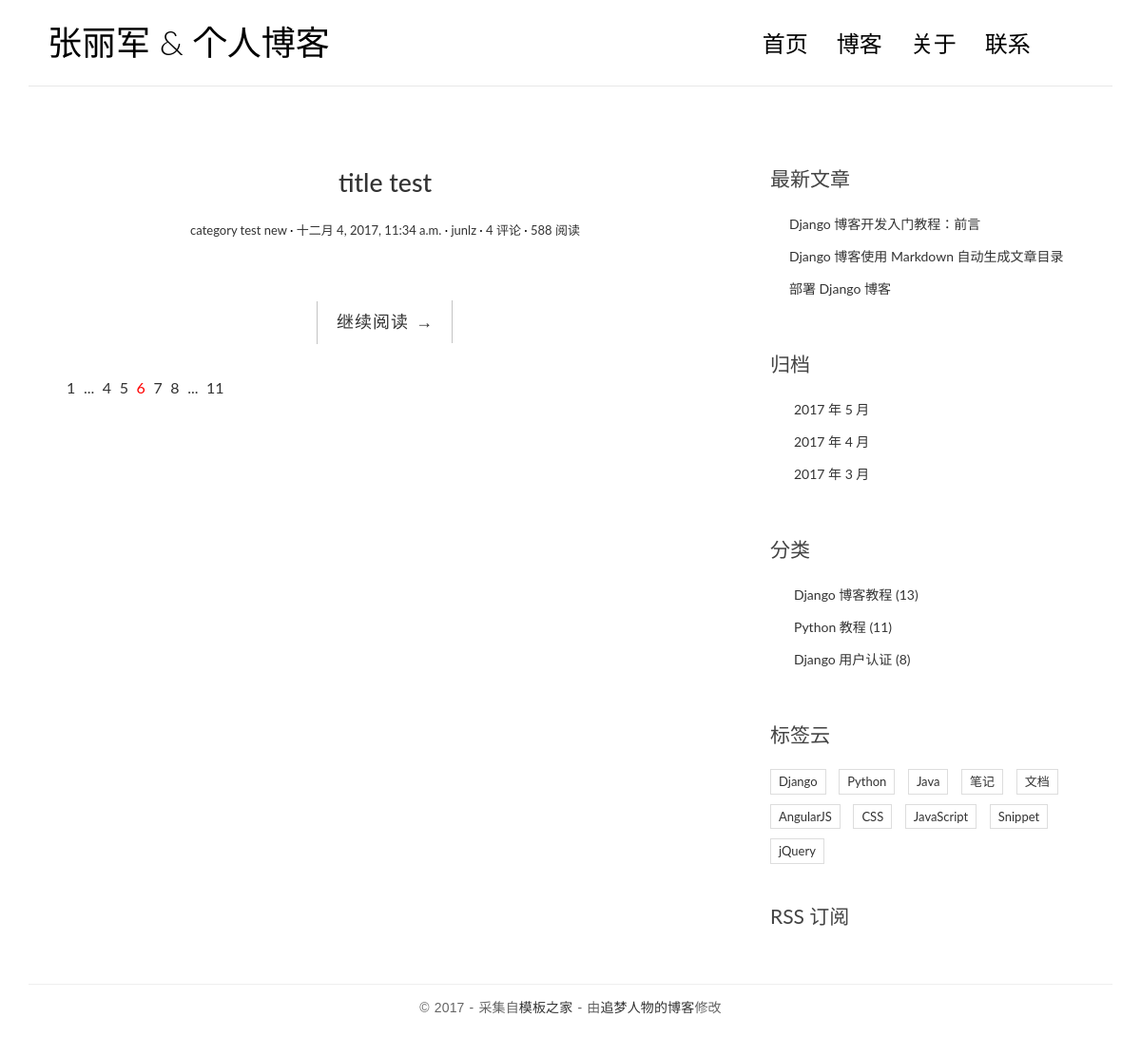
Before: / with the older database file.
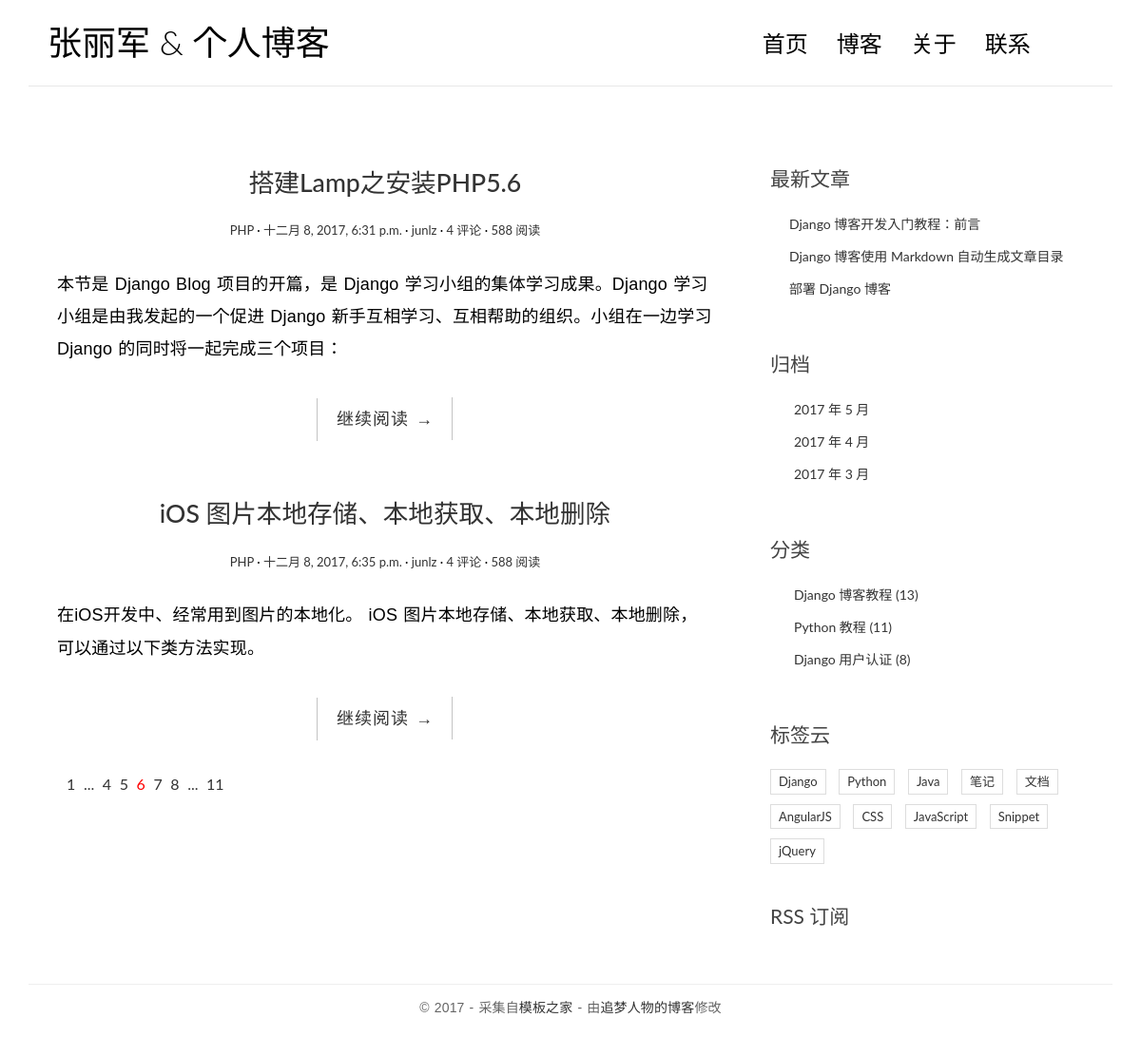
After: the same page with the newer database file.
### blog/models.py (models this page shows, shortened)
@python_2_unicode_compatible
class Post(models.Model):
    title = models.CharField(max_length=70)
    body = models.TextField()
    created_time = models.DateTimeField()
    modified_time = models.DateTimeField() #文章修改时间
    excerpt = models.CharField(max_length=200,blank=True)
    category = models.ForeignKey(Category)
    tags = models.ManyToManyField(Tag,blank=True)
    author = models.ForeignKey(User)
    def get_absolute_url(self):
        return reverse('blog:detail', kwargs={'pk': self.pk})

@python_2_unicode_compatible
class Category(models.Model):
    name = models.CharField(max_length=100)

### blog/views.py (the view)
# urls.py: url(r'^$', views.index, name='index'),
def index(request):
    post_list = Post.objects.all().order_by('created_time')
    return render(request, 'blog/index.html', context={
                'post_list': post_list})

### templates/blog/index.html
{% extends 'base.html' %}
{% block main %}
                {% for post in post_list %}
                <article class="post post-{{ post.pk }}">
                    <h1 class="entry-title">
                        <a href="{{ post.get_absolute_url }}">{{ post.title }}</a>
                  </h1>
                    <div class="entry-meta">
                    <span class="post-category"><a href="#">{{ post.category.name }}</a></span>
                    <span class="post-date">
                        <a href="#"><time class="entry-date"
                                            datetime="{{ post.created_time }}">{{ post.created_time }}</time></a></span>
                    <span class="post-author"><a href="#">{{ post.author }}</a>
                    </span>
                    <span class="comments-link"><a href="#">4 评论</a></span>
                    <span class="views-count"><a href="#">588 阅读</a></span>
                    </div>
                    <div class="entry-content clearfix">
                        <p>{{ post.excerpt }}</p>
                        <div class="read-more cl-effect-14">
                            <a href="{{ post.get_absolute_url }}" class="more-link">继续阅读 <span class="meta-nav">→</span></a>
                        </div>
                    </div>
                </article>
                {% empty %}
                <div class="no-post">暂时还没有发布的文章！</div>
                {% endfor %}
                <div class="pagination">
                    <ul>
                        <li><a href="">1</a></li>
                        <li><a href="">...</a></li>
                        <li><a href="">4</a></li>
                        <li><a href="">5</a></li>
                        <li class="current"><a href="">6</a></li>
                        <li><a href="">7</a></li>
                        <li><a href="">8</a></li>
                        <li><a href="">...</a></li>
                        <li><a href="">11</a></li>
                    </ul>
                </div>
{% endblock main %}

### templates/base.html (shortened to what this page needs)
{% load staticfiles %}
<!DOCTYPE html>
<html>
  <head>
      <link rel="stylesheet" href="http://code.ionicframework.com/ionicons/2.0.1/css/ionicons.min.css">
      <link rel="stylesheet" href="{% static 'blog/css/bootstrap.min.css' %}">
      <link rel="stylesheet" href="{% static 'blog/css/pace.css' %}">
      <link rel="stylesheet" href="{% static 'blog/css/custom.css' %}">
  </head>
  <body>
  <div class="container">
    <header id="site-header">
        <div class="row">
            <div class="col-md-4 col-sm-5 col-xs-8">
                <div class="logo">
                    <h1><a href="index.html"><b>张丽军</b> &amp; 个人博客</a></h1>
                </div>
            </div>
            <div class="col-md-8 col-sm-7 col-xs-4">
                <nav class="main-nav" role="navigation">
                    <div class="collapse navbar-collapse" id="bs-example-navbar-collapse-1">
                        <ul class="nav navbar-nav navbar-right">
                            <li class="cl-effect-11"><a href="index.html" data-hover="首页">首页</a></li>
                            <li class="cl-effect-11"><a href="full-width.html" data-hover="博客">博客</a></li>
                            <li class="cl-effect-11"><a href="about.html" data-hover="关于">关于</a></li>
                            <li class="cl-effect-11"><a href="contact.html" data-hover="联系">联系</a></li>
                        </ul>
                    </div>
                </nav>
            </div>
        </div>
    </header>
</div>
<div class="content-body">
    <div class="container">
        <div class="row">
            <main class="col-md-8">
                  {% block main %}
                  {% endblock main %}
            </main>
            <aside class="col-md-4">
                <div class="widget widget-recent-posts">
                    <h3 class="widget-title">最新文章</h3>
                    <ul>
                        <li>
                            <a href="#">Django 博客开发入门教程：前言</a>
                        </li>
                        <li>
                            <a href="#">Django 博客使用 Markdown 自动生成文章目录</a>
                        </li>
                        <li>
                            <a href="#">部署 Django 博客</a>
                        </li>
                    </ul>
                </div>
                <div class="widget widget-archives">
                    <h3 class="widget-title">归档</h3>
                    <ul>
                        <li>
                            <a href="#">2017 年 5 月</a>
                        </li>
                        <li>
                            <a href="#">2017 年 4 月</a>
                        </li>
                        <li>
                            <a href="#">2017 年 3 月</a>
                        </li>
                    </ul>
                </div>
                <div class="widget widget-category">
                    <h3 class="widget-title">分类</h3>
                    <ul>
                        <li>
                            <a href="#">Django 博客教程 <span class="post-count">(13)</span></a>
                        </li>
                        <li>
                            <a href="#">Python 教程 <span class="post-count">(11)</span></a>
                        </li>
                        <li>
                            <a href="#">Django 用户认证 <span class="post-count">(8)</span></a>
                        </li>
                    </ul>
                </div>
                <div class="widget widget-tag-cloud">
                    <h3 class="widget-title">标签云</h3>
                    <ul>
                        <li>
                            <a href="#">Django</a>
                        </li>
                        <li>
                            <a href="#">Python</a>
                        </li>
                        <li>
                            <a href="#">Java</a>
                        </li>
                        <li>
                            <a href="#">笔记</a>
                        </li>
                        <li>
                            <a href="#">文档</a>
                        </li>
                        <li>
                            <a href="#">AngularJS</a>
                        </li>
                        <li>
                            <a href="#">CSS</a>
                        </li>
                        <li>
                            <a href="#">JavaScript</a>
                        </li>
                        <li>
                            <a href="#">Snippet</a>
                        </li>
                        <li>
                            <a href="#">jQuery</a>
                        </li>
                    </ul>
                </div>
                <div class="rss">
                    <a href=""> RSS 订阅</a>
                </div>
            </aside>
        </div>
    </div>
</div>
<footer id="site-footer">
    <div class="container">
        <div class="row">
            <div class="col-md-12">
                <p class="copyright">&copy 2017 - 采集自<a href="http://www.cssmoban.com/"
                                                        target="_blank" title="模板之家">模板之家</a>
                    - 由<a href="http://zmrenwu.com/" title="网页模板" target="_blank">追梦人物的博客</a>修改
                </p>
            </div>
        </div>
    </div>
</footer>
  </body>
</html>

### blog/static/blog/css/custom.css (style rules this page uses)
* { outline: none; }
h1, h2, h3, h4, h5, h6 { margin-top: 0; }
b { font-weight: 400; }
a { color: #333; }
body { color: #444; font-family: 'Lato', sans-serif; }
p { font-family: 'Ubuntu', sans-serif; font-weight: 400; word-spacing: 1px; letter-spacing: 0.01em; }
#site-header { background-color: #FFF; padding: 25px 20px; margin-bottom: 40px; border-bottom: 1px solid #e7e7e7; }
.logo h1 a { color: #000; }
.logo h1 { margin: 0; font-family: 'Lato', sans-serif; font-weight: 300; }
.main-nav { margin-top: 11px; max-width: 95%; }
.main-nav a { color: #000000 !important; padding: 0 0 5px 0 !important; margin-right: 30px; font-family: 'Lato', sans-serif; font-weight: 300; font-size: 24px; }
.cl-effect-11 a { padding: 10px 0; color: #0972b4; text-shadow: none; }
.cl-effect-11 a::before { position: absolute; top: 0; left: 0; overflow: hidden; padding: 0 0 5px 0 !important; max-width: 0; border-bottom: 1px solid #000; color: #000; content: attr(data-hover); white-space: nowrap; -webkit-transition: max-width 0.5s; -moz-transition: max-width 0.5s; transition: max-width 0.5s; }
.content-body { padding-bottom: 4em; }
.post { background: #fff; padding: 30px 30px 0; }
.entry-title { text-align: center; font-size: 1.9em; margin-bottom: 20px; line-height: 1.6; padding: 10px 20px 0; }
.entry-meta { text-align: center; color: #DDDDDD; font-size: 13px; margin-bottom: 30px; }
.entry-content { font-size: 18px; line-height: 1.9; font-weight: 300; color: #000; }
.post-category::after, .post-date::after, .post-author::after, .comments-link::after { content: ' ·'; color: #000; }
.read-more { font-family: 'Ubuntu', sans-serif; font-weight: 400; word-spacing: 1px; letter-spacing: 0.01em; text-align: center; margin-top: 20px; }
.cl-effect-14 a { padding: 0 20px; height: 45px; line-height: 45px; position: relative; display: inline-block; margin: 15px 25px; letter-spacing: 1px; font-weight: 400; text-shadow: 0 0 1px rgba(255, 255, 255, 0.3); }
.cl-effect-14 a::before, .cl-effect-14 a::after { position: absolute; width: 45px; height: 1px; background: #C3C3C3; content: ''; -webkit-transition: all 0.3s; -moz-transition: all 0.3s; transition: all 0.3s; pointer-events: none; }
.cl-effect-14 a::before { top: 0; left: 0; -webkit-transform: rotate(90deg); -moz-transform: rotate(90deg); transform: rotate(90deg); -webkit-transform-origin: 0 0; -moz-transform-origin: 0 0; transform-origin: 0 0; }
.cl-effect-14 a::after { right: 0; bottom: 0; -webkit-transform: rotate(90deg); -moz-transform: rotate(90deg); transform: rotate(90deg); -webkit-transform-origin: 100% 0; -moz-transform-origin: 100% 0; transform-origin: 100% 0; }
.widget { background: #fff; padding: 30px 0 0; }
.widget-title { font-size: 1.5em; margin-bottom: 20px; line-height: 1.6; padding: 10px 0 0; font-weight: 400; }
.widget-recent-posts ul { padding: 0; margin: 0; padding-left: 20px; }
.widget-recent-posts ul li { list-style-type: none; position: relative; line-height: 170%; margin-bottom: 10px; }
.widget-recent-posts ul li::before { content: '\f3d3'; font-family: "Ionicons"; position: absolute; left: -17px; top: 3px; font-size: 16px; color: #000; }
.widget-archives ul { padding: 0; margin: 0; padding-left: 25px; }
.widget-archives ul li { list-style-type: none; position: relative; line-height: 170%; margin-bottom: 10px; }
.widget-archives ul li::before { content: '\f3f3'; font-family: "Ionicons"; position: absolute; left: -25px; top: 1px; font-size: 16px; color: #000; }
.widget-category ul { padding: 0; margin: 0; padding-left: 25px; }
.widget-category ul li { list-style-type: none; position: relative; line-height: 170%; margin-bottom: 10px; }
.widget-category ul li::before { content: '\f3fe'; font-family: "Ionicons"; position: absolute; left: -25px; top: 1px; font-size: 18px; color: #000; }
.widget-tag-cloud ul { padding: 0; margin: 0; margin-right: -10px; }
.widget-tag-cloud ul li { list-style-type: none; font-size: 13px; display: inline-block; margin-right: 10px; margin-bottom: 10px; padding: 3px 8px; border: 1px solid #ddd; }
.rss { font-size: 21px; margin-top: 30px; }
.rss a { color: #444; }
#site-footer { padding-top: 10px; padding: 0 0 1.5em 0; }
.copyright { text-align: center; padding-top: 1em; margin: 0; border-top: 1px solid #eee; color: #666; }
.pagination ul { list-style: none; }
.pagination ul li { display: inline-block; font-size: 16px; margin-right: 5px; }
.current a { color: red; }

Changed rows visible on the page:
removed Post: title "title test", category.name "category test new", created_time "十二月 4, 2017, 11:34 a.m.", author "junlz"
added Post: title "搭建Lamp之安装PHP5.6", category.name "PHP", created_time "十二月 8, 2017, 6:31 p.m.", author "junlz", excerpt "本节是 Django Blog 项目的开篇，是 Django 学习小组的集体学习成果。Django 学习小组是由我发起的一个促进 Django 新手互相学习、互相帮助的组织。小组在一边学习 Django 的同时将一起完成三个项目："
added Post: title "iOS 图片本地存储、本地获取、本地删除", category.name "PHP", created_time "十二月 8, 2017, 6:35 p.m.", author "junlz", excerpt "在iOS开发中、经常用到图片的本地化。 iOS 图片本地存储、本地获取、本地删除，可以通过以下类方法实现。"
